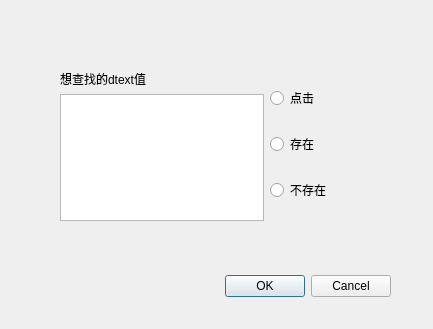
<?xml version="1.0" encoding="UTF-8"?>
<ui version="4.0">
 <class>Dialog</class>
 <widget class="QDialog" name="Dialog">
  <property name="geometry">
   <rect>
    <x>0</x>
    <y>0</y>
    <width>433</width>
    <height>329</height>
   </rect>
  </property>
  <property name="windowTitle">
   <string>Dialog</string>
  </property>
  <widget class="QDialogButtonBox" name="buttonBox">
   <property name="geometry">
    <rect>
     <x>50</x>
     <y>270</y>
     <width>341</width>
     <height>32</height>
    </rect>
   </property>
   <property name="orientation">
    <enum>Qt::Horizontal</enum>
   </property>
   <property name="standardButtons">
    <set>QDialogButtonBox::Cancel|QDialogButtonBox::Ok</set>
   </property>
  </widget>
  <widget class="QWidget" name="">
   <property name="geometry">
    <rect>
     <x>60</x>
     <y>70</y>
     <width>271</width>
     <height>151</height>
    </rect>
   </property>
   <layout class="QHBoxLayout" name="horizontalLayout">
    <item>
     <layout class="QVBoxLayout" name="verticalLayout_2">
      <item>
       <widget class="QLabel" name="label">
        <property name="text">
         <string>想查找的dtext值</string>
        </property>
       </widget>
      </item>
      <item>
       <widget class="QTextEdit" name="DtextEdit"/>
      </item>
     </layout>
    </item>
    <item>
     <layout class="QVBoxLayout" name="verticalLayout">
      <item>
       <widget class="QRadioButton" name="dTextClickRadioBtn">
        <property name="text">
         <string>点击</string>
        </property>
       </widget>
      </item>
      <item>
       <widget class="QRadioButton" name="dTextExistRadioBtn">
        <property name="text">
         <string>存在</string>
        </property>
       </widget>
      </item>
      <item>
       <widget class="QRadioButton" name="dTextNotExistRadioBtn">
        <property name="text">
         <string>不存在</string>
        </property>
       </widget>
      </item>
     </layout>
    </item>
   </layout>
  </widget>
 </widget>
 <resources/>
 <connections>
  <connection>
   <sender>buttonBox</sender>
   <signal>accepted()</signal>
   <receiver>Dialog</receiver>
   <slot>accept()</slot>
   <hints>
    <hint type="sourcelabel">
     <x>248</x>
     <y>254</y>
    </hint>
    <hint type="destinationlabel">
     <x>157</x>
     <y>274</y>
    </hint>
   </hints>
  </connection>
  <connection>
   <sender>buttonBox</sender>
   <signal>rejected()</signal>
   <receiver>Dialog</receiver>
   <slot>reject()</slot>
   <hints>
    <hint type="sourcelabel">
     <x>316</x>
     <y>260</y>
    </hint>
    <hint type="destinationlabel">
     <x>286</x>
     <y>274</y>
    </hint>
   </hints>
  </connection>
 </connections>
</ui>
